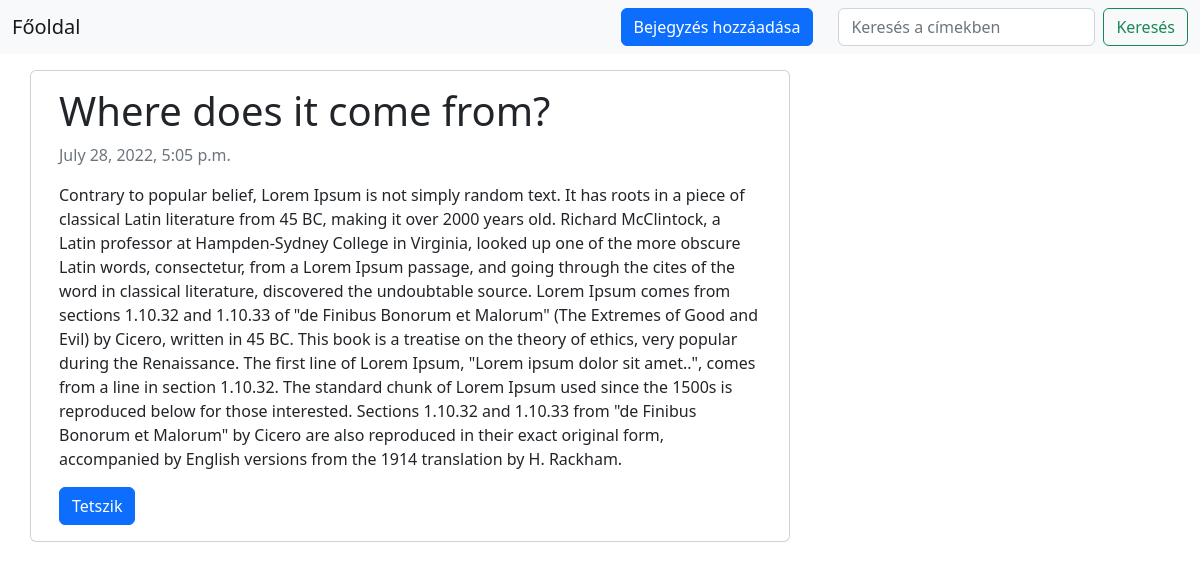
Page /where-does-it-come-from/ on the committed database.
### blog/models.py (models this page shows, shortened)
class Post(models.Model):
    title = models.CharField(max_length=255, unique=True)
    slug = models.SlugField(max_length=255, unique=True)
    content = models.TextField()
    created_on = models.DateTimeField(auto_now_add=True)
    is_liked = models.BooleanField(default=False)

### blog/views.py (the view)
# urls.py: path('<slug:slug>/', views.PostDetail.as_view(), name='post_detail'),
class PostDetail(generic.DetailView):
    model = Post
    template_name = 'post_detail.html'

### templates/post_detail.html (shortened to what this page needs)
{% extends 'minimal.html' %} {% block content %}
<div class="container">
  <div class="row">
    <div class="col-md-8 card mb-4  mt-3 left  top">
      <div class="card-body">
        <h1>{% block title %} {{ object.title }} {% endblock title %}</h1>
        <p class=" text-muted">{{ post.created_on }}</p>
        <p class="card-text ">{{ object.content | safe }}</p>
            {% include 'like_button.html' %}
      </div>
    </div>
  </div>
</div>
{% endblock content %}

### rows in the picture
Post: title "Where does it come from?", created_on "July 28, 2022, 5:05 p.m.", content "Contrary to popular belief, Lorem Ipsum is not simply random text. It has roots in a piece of classical Latin literature from 45 BC, making it over 2000 years old. Richard McClintock, a Latin professor at Hampden-Sydney College in Virginia, looked up one of the more obscure Latin words, consectetur, from a Lorem Ipsum passage, and going through the cites of the word in classical literature, discovered the undoubtable source. Lorem Ipsum comes from sections 1.10.32 and 1.10.33 of \"de Finibus Bonorum et Malorum\" (The Extremes of Good and Evil) by Cicero, written in 45 BC. This book is a treatise on the theory of ethics, very popular during the Renaissance. The first line of Lorem Ipsum,…"
